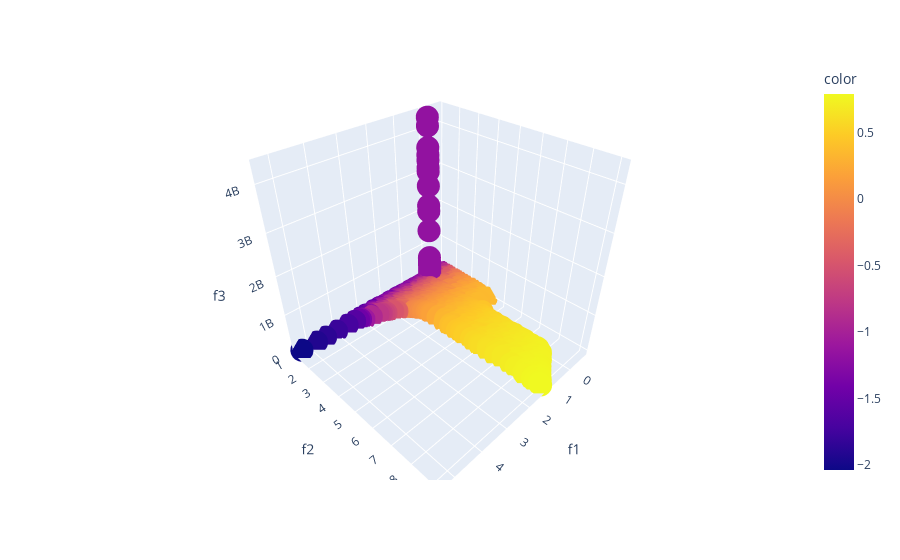

Notebook code cell kept with this figure:
### Code cell
import plotly.express as ex

ex.scatter_3d(df, x="f1", y="f2", z="f3", color="color").show()

### Figure 1 — Plotly figure (JSON) as saved in the notebook; plotly's stock layout.template omitted (floating-point values rounded to 4 significant figures; data arrays with more than 128 entries replaced by an {"elided": "..."} marker saying what was removed)
{"data": [{"hovertemplate": "f1=%{x}<br>f2=%{y}<br>f3=%{z}<br>color=%{marker.color}<extra></extra>", "legendgroup": "", "marker": {"color": {"elided": "1500 float values"}, "coloraxis": "coloraxis", "symbol": "circle"}, "mode": "markers", "name": "", "scene": "scene", "showlegend": false, "type": "scatter3d", "x": {"elided": "1500 float values"}, "y": {"elided": "1500 float values"}, "z": {"elided": "1500 float values"}}], "layout": {"coloraxis": {"colorbar": {"title": {"text": "color"}}, "colorscale": [[0, "#0d0887"], [0.1111, "#46039f"], [0.2222, "#7201a8"], [0.3333, "#9c179e"], [0.4444, "#bd3786"], [0.5556, "#d8576b"], [0.6667, "#ed7953"], [0.7778, "#fb9f3a"], [0.8889, "#fdca26"], [1, "#f0f921"]]}, "legend": {"tracegroupgap": 0}, "margin": {"t": 60}, "scene": {"domain": {"x": [0, 1], "y": [0, 1]}, "xaxis": {"title": {"text": "f1"}}, "yaxis": {"title": {"text": "f2"}}, "zaxis": {"title": {"text": "f3"}}}}}
